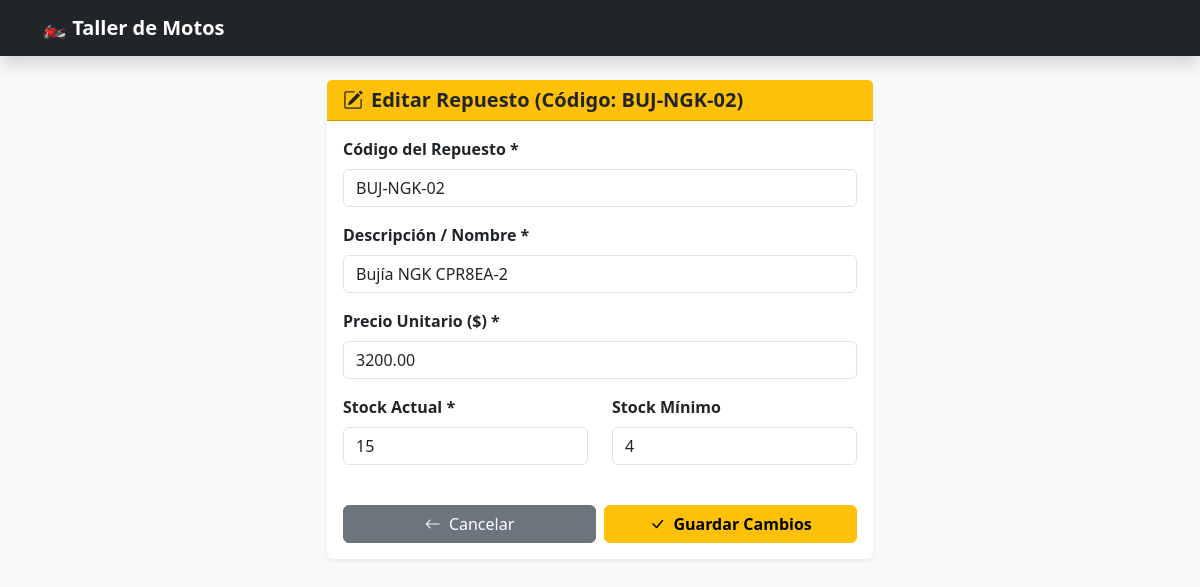
The app's page /editar_repuesto.php?id=3 with its own data.
### tables this page shows
CREATE TABLE `repuestos` (
  `id_repuesto` int(11) NOT NULL,
  `codigo` varchar(50) NOT NULL,
  `descripcion` varchar(200) NOT NULL,
  `precio_unitario` decimal(10,2) NOT NULL DEFAULT 0.00,
  `stock` int(11) NOT NULL DEFAULT 0,
  `stock_minimo` int(11) NOT NULL DEFAULT 2
);

### editar_repuesto.php (the view, shortened to what this page needs)
<?php
require_once 'conexion.php';
$id_repuesto = $_GET['id'];
$stmt = $pdo->prepare("SELECT * FROM repuestos WHERE id_repuesto = :id");
$stmt->execute([':id' => $id_repuesto]);
$repuesto = $stmt->fetch();
?>
<!DOCTYPE html>
<html lang="es">
<head>
    <link href="https://cdn.jsdelivr.net/npm/bootstrap@5.3.0/dist/css/bootstrap.min.css" rel="stylesheet">
    <link href="https://cdn.jsdelivr.net/npm/bootstrap-icons@1.10.5/font/bootstrap-icons.css" rel="stylesheet">
</head>
<body class="bg-light">
    <nav class="navbar navbar-expand-lg navbar-dark bg-dark mb-4 shadow">
        <div class="container">
            <a class="navbar-brand fw-bold" href="repuestos.php">🏍️ Taller de Motos</a>
        </div>
    </nav>
    <div class="container mb-5">
        <div class="row justify-content-center">
            <div class="col-md-6">
                <div class="card shadow-sm border-0">
                    <div class="card-header bg-warning text-dark">
                        <h5 class="mb-0 fw-bold"><i class="bi bi-pencil-square me-2"></i>Editar Repuesto (Código: <?php echo htmlspecialchars($repuesto['codigo']); ?>)</h5>
                    </div>
                    <div class="card-body">
                        <form action="actualizar_repuesto.php" method="POST">
                            <div class="mb-3">
                                <label class="form-label fw-semibold">Código del Repuesto *</label>
                                <input type="text" name="codigo" maxlength="30" pattern="[A-Za-z0-9][A-Za-z0-9_.\/\-]{1,29}" title="2 a 30 caracteres: letras, números y - _ . / (sin espacios)." class="form-control" value="<?php echo htmlspecialchars($repuesto['codigo']); ?>" required>
                            </div>
                            <div class="mb-3">
                                <label class="form-label fw-semibold">Descripción / Nombre *</label>
                                <input type="text" name="descripcion" maxlength="150" class="form-control" value="<?php echo htmlspecialchars($repuesto['descripcion']); ?>" required>
                            </div>
                            <div class="mb-3">
                                <label class="form-label fw-semibold">Precio Unitario ($) *</label>
                                <input type="number" step="0.01" name="precio_unitario" max="99999999.99" class="form-control" value="<?php echo htmlspecialchars($repuesto['precio_unitario']); ?>" required min="0">
                            </div>
                            <div class="row">
                                <div class="col-md-6 mb-3">
                                    <label class="form-label fw-semibold">Stock Actual *</label>
                                    <input type="number" name="stock" max="1000000" class="form-control" value="<?php echo htmlspecialchars($repuesto['stock']); ?>" required min="0">
                                </div>
                                <div class="col-md-6 mb-3">
                                    <label class="form-label fw-semibold">Stock Mínimo</label>
                                    <input type="number" name="stock_minimo" max="1000000" class="form-control" value="<?php echo htmlspecialchars($repuesto['stock_minimo']); ?>" min="0">
                                </div>
                            </div>
                            <div class="d-flex justify-content-between gap-2 mt-4">
                                <a href="repuestos.php" class="btn btn-secondary w-50">
                                    <i class="bi bi-arrow-left me-1"></i> Cancelar
                                </a>
                                <button type="submit" class="btn btn-warning w-50 fw-bold">
                                    <i class="bi bi-check-lg me-1"></i> Guardar Cambios
                                </button>
                            </div>
                        </form>
                    </div>
                </div>
            </div>
        </div>
    </div>
</body>
</html>

### records on screen
repuestos: codigo "BUJ-NGK-02", descripcion "Bujía NGK CPR8EA-2", precio_unitario "3200.00", stock "15", stock_minimo "4"
